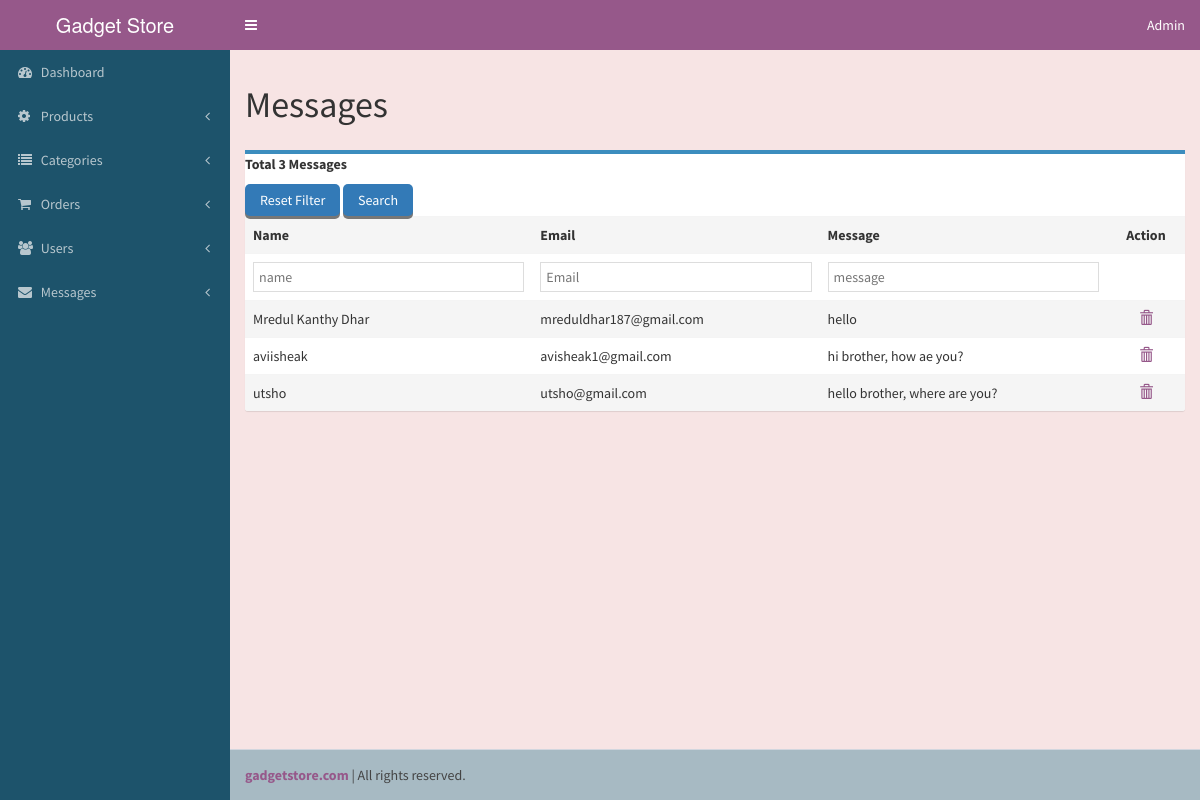
Page /index.php/contact/messages on the committed database.
### tables this page shows
CREATE TABLE `contact` (
  `id` int(255) NOT NULL,
  `name` varchar(255) NOT NULL,
  `email` varchar(255) NOT NULL,
  `message` text NOT NULL,
  `time` varchar(255) NOT NULL
);

### application/controllers/Contact.php (called while the page is built, shortened)
<?php
class Contact extends CI_Controller {
public function messages(){
$this->load->library('pagination');
		$query=$this->db->select('*')->from('contact')->get();
		$data['totalmessage'] = $query->num_rows();
		$data['result'] = $query->result_array();
		$config['per_page']        = 10;
		if ($this->uri->segment(3)) {
			$data['segment'] = $this->uri->segment(3);
		} else {
			$data['segment'] = 0;
		}
		$query = $this->db->limit($config['per_page'], $data['segment'])->select('*')->from('contact')->get();
		$data['result'] = $query->result_array();
			$this->load->view('admin/header');
			$this->load->view('admin/sidebar');
			$this->load->view('messages',$data);
			$this->load->view('admin/footer');
}
}

### index.php (called while the page is built, shortened)
<?php
require_once BASEPATH.'core/CodeIgniter.php';

### application/views/messages.php (the view, shortened to what this page needs)
<div class="content-wrapper">
  <section class="contentheadflex content-header"  id="contentheid">
    <div class="row">
     <div class="col-sm-6">
       <div class="contenttitle memberperformencetitle">
         <h1>
          Messages
        </h1>
   </div>
 </div>
</div>
</section>
<div class="col-md-6 col-xs-6">
  </div>
  <form method="get" enctype="multipart/form-data" action="" id="mainform">
    <section class="content">
      <div class="row">
        <div class="col-sm-12">
         <div class="box">
          <div class="box_header_custom box-header">
          </div>
          <div class="managecateshowing">
           <div class="singlemanacat">
             <div class="contenttitle">
               <p><strong> Total <?php echo $totalmessage;   ?> Messages </strong></p>
             </div>
           </div>
           <div class="singlemanacat">
             <div class="savechangesbutton">
              <button type="button" name="reset" id="" onclick="location.href = '<?=base_url()?>Contact/messages';">Reset Filter</button>
              <button type="submit" id="" name="Search">Search</button>
            </div>
          </div>
        </div>
        <div class="settingstablebody box-body table-responsive no-padding">
          <table class="tablenew table table-hover">
            <tbody>
            <tr class="catmanageheader">
              <th>Name</th>
              <th>Email</th>
              <th>Message</th>
              <th>Action</th>
            </tr>
            <tr>
             <td>
               <div class="settingsinf">
                 <input type="text" placeholder="name" name="name" value="<?php if(!empty($name)){ echo $name;
                 } ?>" >
               </div>
             </td>
             <td>
               <div class="settingsinf">
                 <input type="text" placeholder="Email" name="email" value="<?php if(!empty($email)){ echo  $email;  } ?>" >
               </div>
             </td>
             <td>
               <div class="settingsinf">
                 <input type="text" placeholder="message" name="message" value="<?php if(!empty($message)){  echo  $message;  } ?>" >
               </div>
             </td>
             <td></td>
   </tr>
   </form>
   <?php foreach($result as $row) {  ?>
   <td>
     <div class="settingsinf">
       <?=$row['name']?>
     </div>
   </td>
   <td>
     <div class="settingsinf">
       <?=$row['email']?>
     </div>
   </td>
   <td>
     <div class="settingsinf">
       <?=$row['message']?>
     </div>
   </td>
<td>
  <a href="<?=base_url()?>Contact/delete/<?=$row['id']?>" data-toggle="tooltip" title="Edit"><span class="glyphicon glyphicon-trash"></span></a>
</td>
 <?php } ?>
</div>
</div>

### rows in the picture
contact: name "Mredul Kanthy Dhar", email "mreduldhar187@gmail.com", message "hello"
contact: name "aviisheak", email "avisheak1@gmail.com", message "hi brother, how ae you?"
contact: name "utsho", email "utsho@gmail.com", message "hello brother, where are you?"

### other values in the picture
$totalmessage "3"
